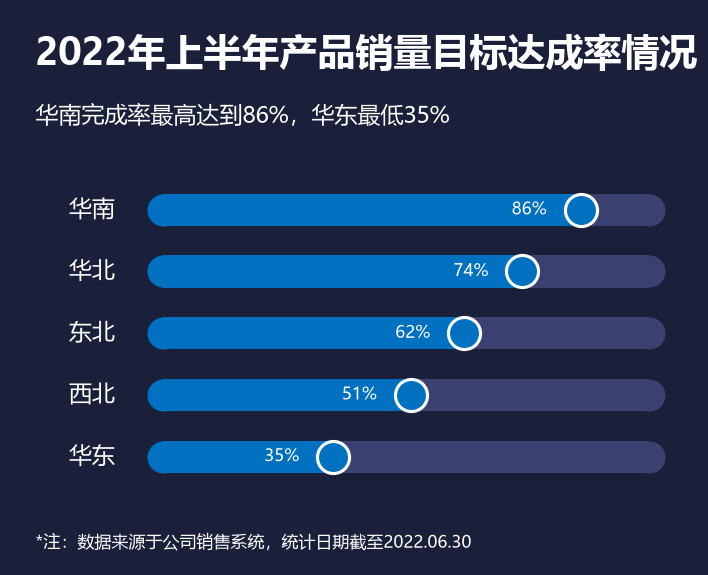

The Python source for this figure:
# -*- coding: utf-8 -*-
import matplotlib
matplotlib.use('Agg')
import matplotlib.pyplot as plt
from matplotlib.font_manager import FontProperties
import matplotlib.patches as mpatches

# 字体定义（参考对比柱形.py）
f_title  = FontProperties(family='Microsoft YaHei', size=18, weight='bold')
f_sub    = FontProperties(family='Microsoft YaHei', size=11, weight='normal')
f_legend = FontProperties(family='Microsoft YaHei', size=9, weight='normal')
f_value  = FontProperties(family='Microsoft YaHei', size=8, weight='normal')
f_axis   = FontProperties(family='Microsoft YaHei', size=11, weight='normal')
f_note   = FontProperties(family='Microsoft YaHei', size=8)

# 数据（按完成率降序排列：华南 > 华北 > 东北 > 西北 > 华东）
regions = ['华南', '华北', '东北', '西北', '华东']
rates   = [86, 74, 62, 51, 35]      # 完成率
rests   = [14, 26, 38, 49, 65]      # 未完成占比

# 颜色
bg_color    = '#1A1F3A'
color_done  = '#0070C0'   # 已完成 亮蓝
color_rest  = '#3A4170'   # 未完成 灰蓝
text_color  = '#FFFFFF'
sub_color   = '#FFFFFF'

# 画布（尺寸较小）
fig_w = 12.0 / 2.54
fig_h = 7.5 * 1.3 / 2.54
fig, ax = plt.subplots(figsize=(fig_w, fig_h), dpi=150)
fig.patch.set_facecolor(bg_color)
ax.set_facecolor(bg_color)

n = len(regions)
y = list(range(n))[::-1]   # 自上而下降序：第一个在最上方
bar_h = 0.52          # 柱高

# 横向堆叠柱形图：左侧完成率（亮蓝）+ 右侧未完成（灰色），总长100
ax.barh(y, rates, height=bar_h, color=color_done, edgecolor='none', zorder=3)
ax.barh(y, rests, height=bar_h, left=rates, color=color_rest, edgecolor='none', zorder=3)

# 柱形两端半圆（直径=柱高，zorder低于柱子，柱子盖住内半，露出外半圆）
ax.plot([0] * n, y, 'o', markersize=15.4,
        markerfacecolor=color_done, markeredgecolor='none', zorder=2)
ax.plot([100] * n, y, 'o', markersize=15.4,
        markerfacecolor=color_rest, markeredgecolor='none', zorder=2)

# 完成率数值（紧贴圆左侧）
for i in range(n):
    ax.text(rates[i] - 7, y[i], f'{rates[i]}%', ha='right', va='center',
            fontproperties=f_value, color=text_color, zorder=8)

# 蓝色部分最右端的圆（白边蓝填充，直径=柱高）
ax.plot(rates, y, 'o', markersize=15.4,
        markerfacecolor=color_done, markeredgecolor=text_color,
        markeredgewidth=1.5, zorder=9)

# Y 轴区域标签（手动绘制，左侧）
for i, reg in zip(range(n), regions):
    ax.text(-10, y[i], reg, ha='right', va='center',
            fontproperties=f_axis, color=text_color)

# 坐标范围与去轴线
ax.set_xlim(-22, 108)
ax.set_ylim(-0.8, n - 0.2)
ax.axis('off')

# 主标题 / 副标题（左上）
fig.text(0.05, 0.94, '2022年上半年产品销量目标达成率情况',
         ha='left', va='top', fontproperties=f_title, color=text_color)
fig.text(0.05, 0.82, '华南完成率最高达到86%，华东最低35%',
         ha='left', va='top', fontproperties=f_sub, color=sub_color)

# 底部脚注
fig.text(0.05, 0.04, '*注：数据来源于公司销售系统，统计日期截至2022.06.30',
         ha='left', va='bottom', fontproperties=f_note, color=sub_color)

plt.subplots_adjust(left=0.08, right=0.97, top=0.72, bottom=0.12)
plt.savefig('滑珠.png', facecolor=bg_color, dpi=150)
print('saved 滑珠.png')
